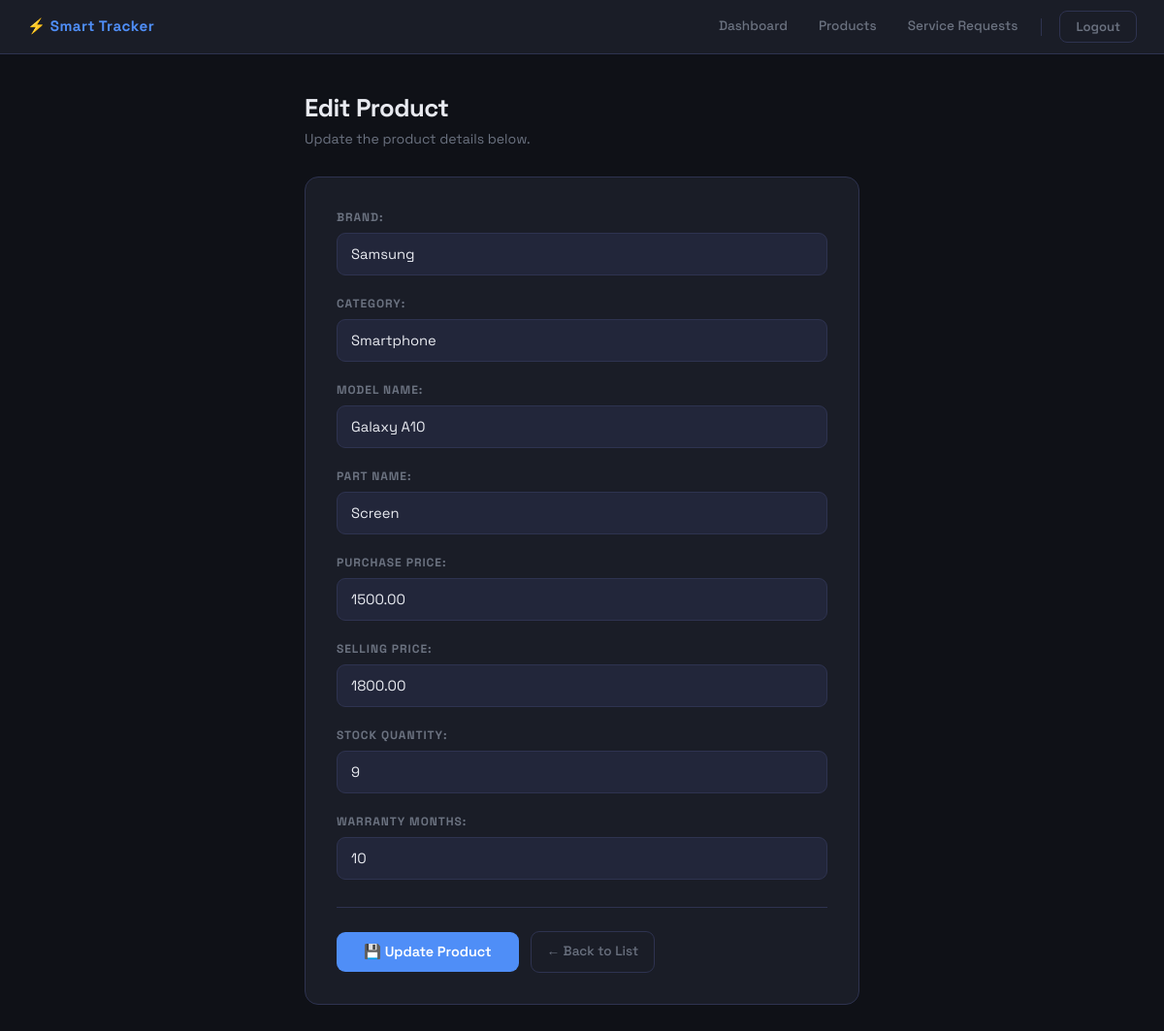
Page /update/1/ (signed in) on the committed database.
### inventory/models.py (models this page shows, shortened)
class Product(models.Model):
    brand = models.CharField(max_length=100)
    category = models.CharField(max_length=100)
    model_name=models.CharField(max_length=100)
    part_name=models.CharField(max_length=100)
    purchase_price = models.DecimalField(max_digits=10, decimal_places=2)
    selling_price = models.DecimalField(max_digits=10, decimal_places=2)
    stock_quantity = models.IntegerField()
    warranty_months = models.IntegerField()
    date_added = models.DateField(auto_now_add=True)

### inventory/views.py (the view)
# urls.py: path('update/<int:id>/', views.update_product, name='update_product'),
@login_required
@permission_required('inventory.change_product', raise_exception=True)
def update_product(request, id):
    product = get_object_or_404(Product, id=id)
    if request.method == "POST":
        form = ProductForm(request.POST, instance=product)
        if form.is_valid():
            form.save()
            return redirect('product_list')
    else:
        form = ProductForm(instance=product)
    return render(request, 'inventory/product_form.html', {'form': form})

### inventory/forms.py (shortened to what this page needs)
class ProductForm(forms.ModelForm):
    class Meta:
        model = Product
        fields = '__all__'

### inventory/templates/inventory/product_form.html (shortened to what this page needs)
{% extends 'inventory/base.html' %}
{% block content %}
<div class="form-wrapper">
  <div class="form-header">
    <h2>{% if form.instance.pk %}Edit Product{% else %}Add Product{% endif %}</h2>
    <p>{% if form.instance.pk %}Update the product details below.{% else %}Fill in the details to add a new product to inventory.{% endif %}</p>
  </div>
  <div class="form-card">
    <form method="post">
      {{ form.as_p }}
      <div class="form-actions">
        <button type="submit" class="btn-save">
          {% if form.instance.pk %}💾 Update Product{% else %}➕ Add Product{% endif %}
        </button>
        <a href="{% url 'product_list' %}" class="btn-back">← Back to List</a>
      </div>
    </form>
  </div>
</div>
{% endblock %}

### inventory/templates/inventory/base.html (style rules this page uses)
:root { --bg: #0f1117; --surface: #1a1d27; --border: #2e3350; --accent: #4f8ef7; --accent4: #f87171; --text: #e8eaf0; --muted: #6b7280; }
body { background: var(--bg) !important; color: var(--text) !important; font-family: 'Space Grotesk', sans-serif !important; margin: 0; padding: 0; }

### inventory/templates/inventory/product_form.html (style rules this page uses)
:root { --bg: #0f1117; --surface: #1a1d27; --surface2: #22263a; --border: #2e3350; --accent: #4f8ef7; --accent2: #34d399; --accent4: #f87171; --text: #e8eaf0; --muted: #6b7280; --radius: 14px; }
body { background: var(--bg) !important; color: var(--text) !important; font-family: 'Space Grotesk', sans-serif !important; }
.form-wrapper { max-width: 620px; margin: 40px auto; padding: 0 24px; animation: fadeUp 0.4s ease both; }
.form-header { margin-bottom: 28px; }
.form-header h2 { font-size: 1.6rem; font-weight: 700; color: var(--text); margin: 0 0 6px; letter-spacing: -0.02em; }
.form-header p { color: var(--muted); font-size: 0.88rem; margin: 0; }
.form-card { background: var(--surface); border: 1px solid var(--border); border-radius: var(--radius); padding: 32px; }
.form-card p { margin-bottom: 20px; }
.form-card label { display: block; font-size: 0.75rem; font-weight: 700; letter-spacing: 0.08em; text-transform: uppercase; color: var(--muted); margin-bottom: 7px; }
.form-card input[type="text"], .form-card input[type="number"], .form-card input[type="email"], .form-card input[type="date"], .form-card textarea, .form-card select { width: 100%; background: var(--surface2); border: 1px solid var(--border); border-radius: 9px; color: var(--text); font-family: 'Space Grotesk', sans-serif; font-size: 0.92rem; padding: 10px 14px; outline: none; transition: border-color 0.2s, box-shadow 0.2s; box-sizing: border-box; }
.form-actions { display: flex; align-items: center; gap: 12px; margin-top: 28px; padding-top: 24px; border-top: 1px solid var(--border); }
.btn-save { background: var(--accent); border: none; color: #fff; font-family: 'Space Grotesk', sans-serif; font-size: 0.9rem; font-weight: 600; padding: 10px 28px; border-radius: 9px; cursor: pointer; transition: opacity 0.2s, transform 0.15s; }
.btn-back { color: var(--muted); font-size: 0.85rem; font-weight: 500; text-decoration: none; padding: 10px 16px; border-radius: 9px; border: 1px solid var(--border); transition: all 0.2s; }

### rows in the picture
Product: brand "Samsung", category "Smartphone", model_name "Galaxy A10", part_name "Screen", purchase_price "1500.00", selling_price "1800.00", stock_quantity "9", warranty_months "10"
